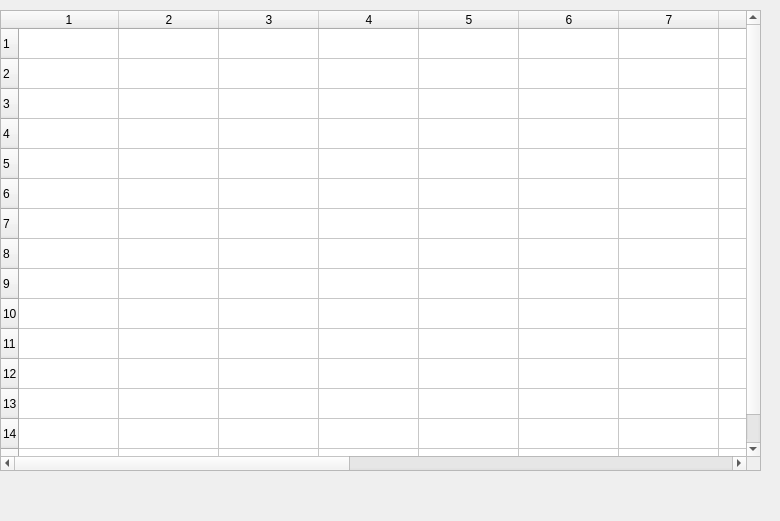
<?xml version="1.0" encoding="UTF-8"?>
<ui version="4.0">
 <class>Dialog</class>
 <widget class="QDialog" name="Dialog">
  <property name="geometry">
   <rect>
    <x>0</x>
    <y>0</y>
    <width>780</width>
    <height>521</height>
   </rect>
  </property>
  <property name="windowTitle">
   <string>Dialog</string>
  </property>
  <widget class="QTableWidget" name="tableWidget">
   <property name="geometry">
    <rect>
     <x>0</x>
     <y>10</y>
     <width>761</width>
     <height>461</height>
    </rect>
   </property>
   <property name="rowCount">
    <number>15</number>
   </property>
   <property name="columnCount">
    <number>15</number>
   </property>
   <row/>
   <row/>
   <row/>
   <row/>
   <row/>
   <row/>
   <row/>
   <row/>
   <row/>
   <row/>
   <row/>
   <row/>
   <row/>
   <row/>
   <row/>
   <column/>
   <column/>
   <column/>
   <column/>
   <column/>
   <column/>
   <column/>
   <column/>
   <column/>
   <column/>
   <column/>
   <column/>
   <column/>
   <column/>
   <column/>
  </widget>
 </widget>
 <resources/>
 <connections/>
</ui>
